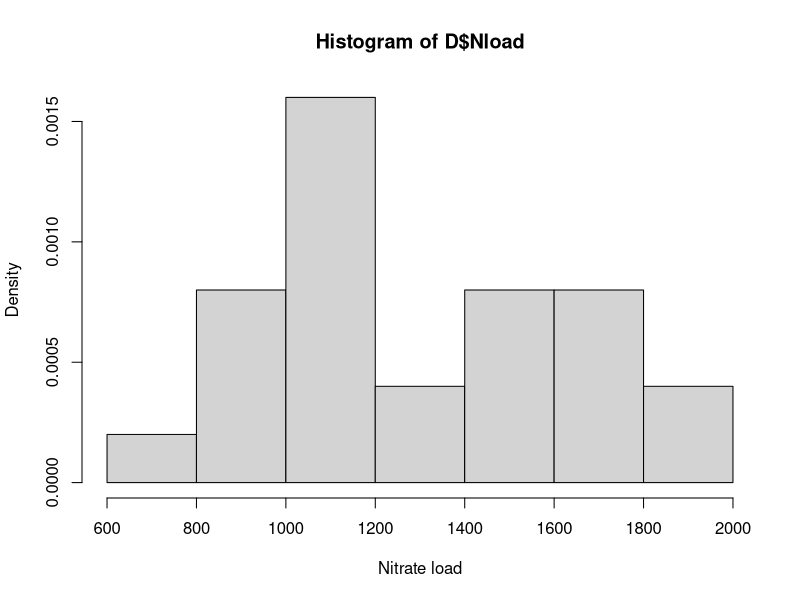
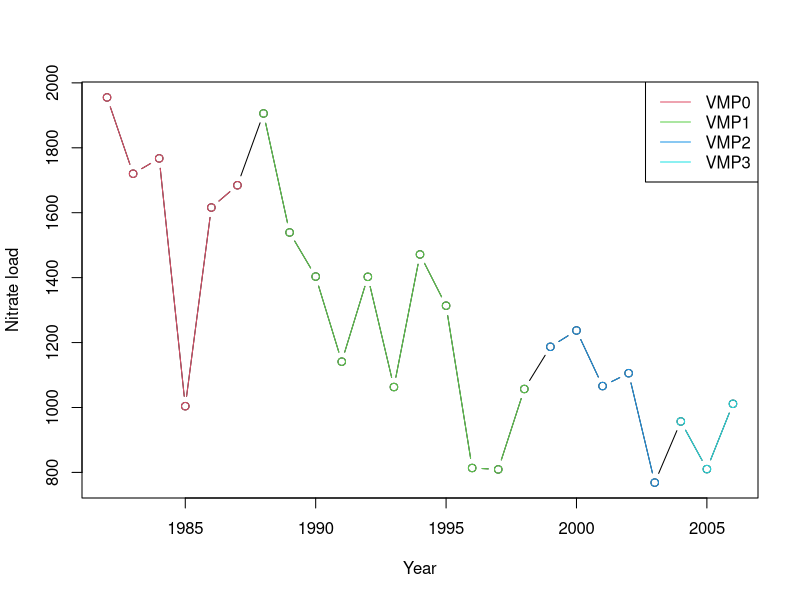
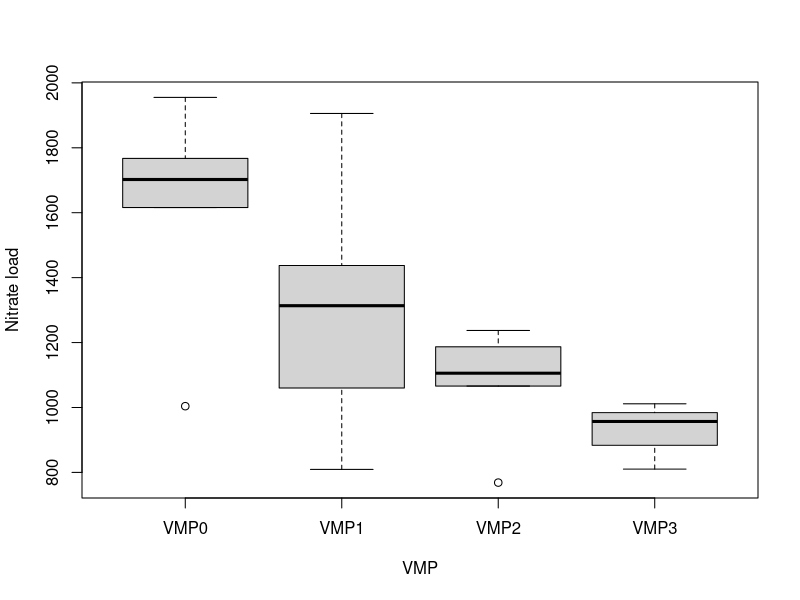
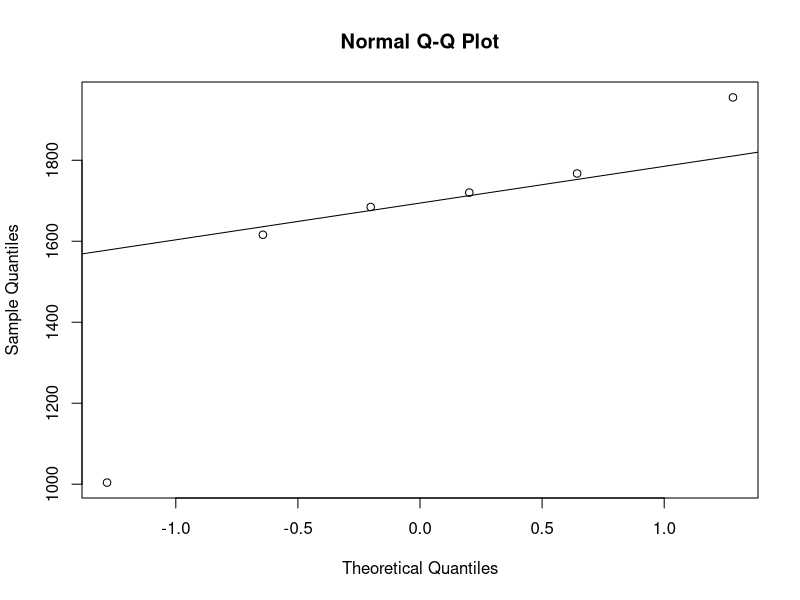
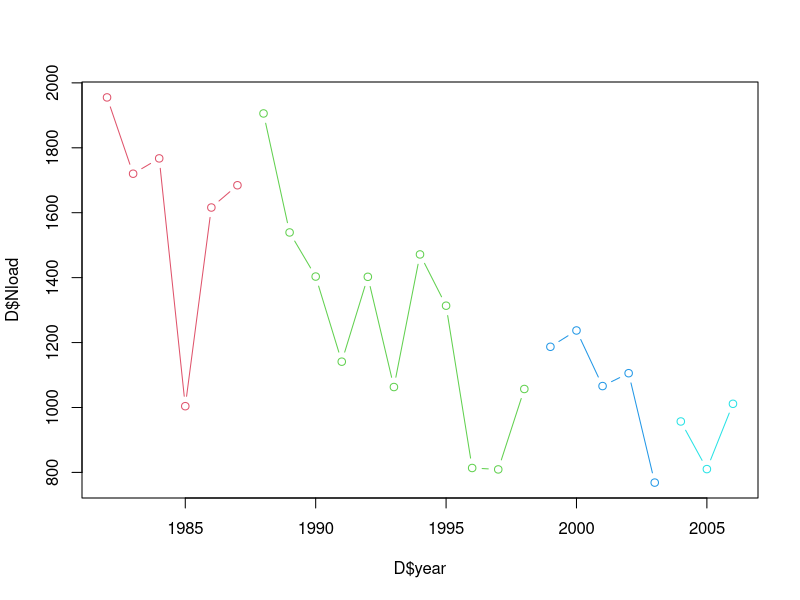

Write the R code that produced these figures, in order.

###########################################################################
## Set the working directory

## In RStudio the working directory is easily set via the menu
## "Session -> Set Working Directory -> To Source File Location" 
## Note: In R only "/" is used for separating in paths 
## (i.e. no backslash).
setwd("Replace with path to directory containing project files.")


###########################################################################
## Read data into R

## Read data from skivefjord1_data.csv
D <- read.table("skivefjord1_data.csv", header=TRUE, sep=";",
                as.is=TRUE)


###########################################################################
## Simple overview of the data

## Dimensions of D (number of rows and columns)
dim(D)
##  Column/variable names
names(D)
## The first rows/observations
head(D)
## The last rows/observations
tail(D)
## Selected summary statistics
summary(D)
## Another type of summary of the dataset
str(D)


###########################################################################
## Histogram (empirical density)

## Histogram describing the empirical density of the annual nitrate
## loads (histogram of annual emissions normalized to have an area of 1)
hist(D$Nload, xlab="Nitrate load", prob=TRUE)


###########################################################################
## Dividing the data into subsets

## Subset with VMP0 observations (before the first VMP was implemented)
VMP0 <- subset(D, vmp == 0)
## Check that it is a data.frame with the observations from VMP 0
VMP0
## Subset with VMP1 observations
VMP1 <- subset(D, vmp == 1)
## Subset with VMP2 observations
VMP2 <- subset(D, vmp == 2)
## Subset with VMP3 observations
VMP3 <- subset(D, vmp == 3)


###########################################################################
## Plot af udvikling over tid

## Plot of nitrate load over time (coloured according to applicable VMP)
plot(D$year, D$Nload, type="b", xlab="Year", ylab="Nitrate load")
lines(VMP0$year, VMP0$Nload, type="b", col=2)
lines(VMP1$year, VMP1$Nload, type="b", col=3)
lines(VMP2$year, VMP2$Nload, type="b", col=4)
lines(VMP3$year, VMP3$Nload, type="b", col=5)
## Add a legend
legend("topright", paste0("VMP", 0:3), lty=1, col=2:5)


###########################################################################
## Box plot by VMP

## Box plot of nitrate emission by VMP
boxplot(VMP0$Nload, VMP1$Nload, VMP2$Nload, VMP3$Nload, 
        names=c("VMP0", "VMP1", "VMP2", "VMP3"), 
        xlab="VMP", ylab="Nitrate load")


###########################################################################
## Summary statistics for annual nitrate emissions

## Total number of observations during VMP0
## (doesn't include missing values if there are any)
sum(!is.na(VMP0$Nload))
## Sample mean of annual nitrate emissions during VMP0
mean(VMP0$Nload, na.rm=TRUE)
## Sample variance of annual nitrate emissions during VMP0
var(VMP0$Nload, na.rm=TRUE)
## etc.
##
## The argument 'na.rm=TRUE' ensures that the statistic is
## computed even in cases where there are missing values.


###########################################################################
## qq-plot for model validation

## qq-plot for annual nitrate emission during VMP0
qqnorm(VMP0$Nload)
qqline(VMP0$Nload)


###########################################################################
## Confidence interval for the mean

## CI for the mean annual nitrate emission during VMP0
t.test(VMP0$Nload, conf.level=0.95)$conf.int


###########################################################################
## One-sample t-test

##  Testing hypothesis mu=2000 for annual nitrate emission during VMP0
t.test(VMP0$Nload, mu=2000)


###########################################################################
## Welch t-test for comparing two (independent) samples

## Comparison of annual nitrate emission during VMP0 and VMP3
t.test(VMP0$Nload, VMP3$Nload)


###########################################################################
## Computing correlations

## Computing the correlation between nitrate and phosphorus emissions
cor(D[, c("Nload","Pload")], use="pairwise.complete.obs")


###########################################################################
## Subsets in R
  
## Optional extra remark about taking subsets in R
##
## A logical vector with a TRUE or FALSE for each row in D,
## indicating the observations from VMP0 as TRUE
D$vmp == 0
## Can be used to take a subset of the data with VMP0 observations
D[D$vmp == 0, ]
## Yields the same result as
subset(D, vmp == 0)
## May be used in a 'for'-loop to plot data from each VMP separately
plot(D$year, D$Nload, type="n")
for(i in 0:3){
  lines(D$year[D$vmp == i], D$Nload[D$vmp == i], type="b", col=i+2)
}
## More complex logical expressions can be made, e.g.: 
## Find all observations recorded during VMP0, but after 1984
D[D$year > 1984 & D$vmp == 0, ]


###########################################################################
## More R tips

## Use a 'for'-loop to calculate the summary statistics for each VMP
## and assign the result to a new data.frame
Tbl <- data.frame()
for(i in 0:3){
  Tbl[i+1,"mean"] <- mean(D$Nload[D$vmp == i])
  Tbl[i+1,"var"] <- var(D$Nload[D$vmp == i])
}
## See what Tbl contains
Tbl

## In R there are even more condensed ways to perform such 
## calculations, e.g.:
aggregate(D$Nload, by=list(D$vmp), function(x){ c(mean(x), var(x)) })
## See more useful functions with: ?apply, ?aggregate and ?lapply
## For extremely efficient data handling see, e.g., the packages: 
## dplyr, tidyr, reshape2 and ggplot2

## LaTeX tips:
##
## The R package "xtable" can generate LaTeX tables written to a file 
## and thereby they can automatically be included in a .tex document.
## 
## The R package "knitr" can be used very elegantly to generate .tex 
## documents with R code written directly in the document. This  
## document and the book were generated using knitr.
